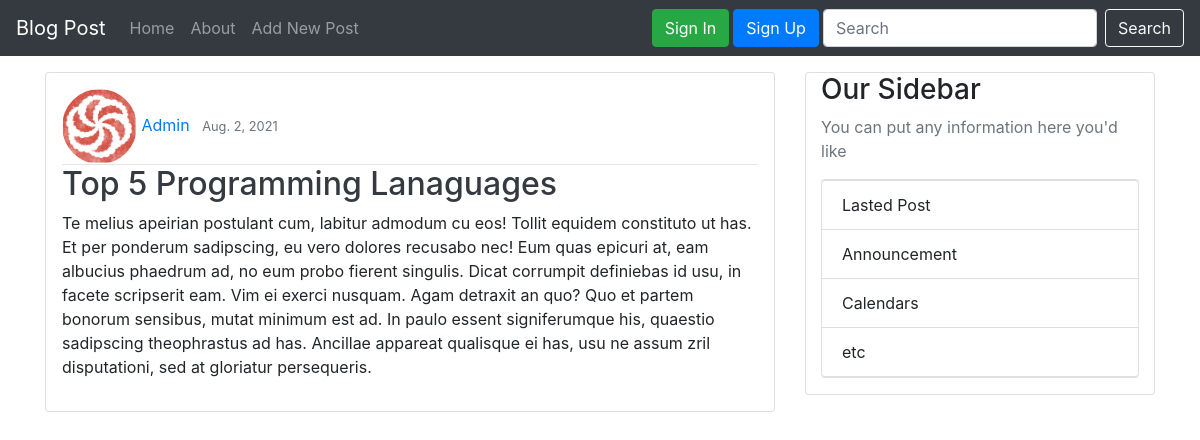
Screenshot of /post/9/ with the database file from the repository.
### blog/models.py (models this page shows, shortened)
class Post(models.Model):
    title = models.CharField(max_length=250)
    content = models.TextField()
    date_posted = models.DateField(default=timezone.now)
    author = models.ForeignKey(User, on_delete=models.CASCADE)

### users/models.py (models this page shows, shortened)
class Profile(models.Model):
    user = models.OneToOneField(User, on_delete=models.CASCADE)
    image = models.ImageField(default='default.jpg', upload_to='profile_pics')

### blog/views.py (the view)
# urls.py: path('post/<int:pk>/', PostDetailView.as_view(), name='post-detail'),
class PostDetailView(DetailView):
    model = Post

### blog/templates/blog/post_detail.html (shortened to what this page needs)
{% extends "blog/base.html" %}
{% block content %}
    <article class="card mb-3">
        <div class="card-body p-3 ">
            <div class="card-metadata">
                <img src="{{ object.author.profile.image.url }}" class="userimg">
                <a class="mr-2" href="{% url 'user-posts' object.author.username %}">{{ object.author }}</a>
                <small class="text-muted">{{ object.date_posted }}</small>
            </div>
            <hr class="p-0 m-0">
            <h2 class="article-title text-dark">{{ object.title }}</h2>
            <p class="article-content">{{ object.content }}</p>
        </div>
    </article>
{% endblock content %}

### blog/static/blog/css/main.css (style rules this page uses)
img.userimg { width: 75px; height: 75px; border-radius: 50%; }

### rows the page displays
Post: author.profile.image (picture), author "Admin", date_posted "Aug. 2, 2021", title "Top 5 Programming Lanaguages", content "Te melius apeirian postulant cum, labitur admodum cu eos! Tollit equidem constituto ut has. Et per ponderum sadipscing, eu vero dolores recusabo nec! Eum quas epicuri at, eam albucius phaedrum ad, no eum probo fierent singulis. Dicat corrumpit definiebas id usu, in facete scripserit eam. Vim ei exerci nusquam. Agam detraxit an quo? Quo et partem bonorum sensibus, mutat minimum est ad. In paulo essent signiferumque his, quaestio sadipscing theophrastus ad has. Ancillae appareat qualisque ei has, usu ne assum zril disputationi, sed at gloriatur persequeris."
